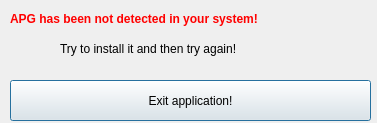
<?xml version="1.0" encoding="UTF-8"?>
<ui version="4.0">
 <class>ErrorNoApg</class>
 <widget class="QDialog" name="ErrorNoApg">
  <property name="geometry">
   <rect>
    <x>0</x>
    <y>0</y>
    <width>377</width>
    <height>123</height>
   </rect>
  </property>
  <property name="minimumSize">
   <size>
    <width>377</width>
    <height>123</height>
   </size>
  </property>
  <property name="maximumSize">
   <size>
    <width>377</width>
    <height>123</height>
   </size>
  </property>
  <property name="windowTitle">
   <string>No APG detected!</string>
  </property>
  <widget class="QPushButton" name="pushButton">
   <property name="geometry">
    <rect>
     <x>10</x>
     <y>80</y>
     <width>361</width>
     <height>41</height>
    </rect>
   </property>
   <property name="text">
    <string>Exit application!</string>
   </property>
  </widget>
  <widget class="QLabel" name="label">
   <property name="geometry">
    <rect>
     <x>10</x>
     <y>10</y>
     <width>361</width>
     <height>18</height>
    </rect>
   </property>
   <property name="font">
    <font>
     <weight>75</weight>
     <bold>true</bold>
    </font>
   </property>
   <property name="styleSheet">
    <string notr="true">color: red;</string>
   </property>
   <property name="text">
    <string>APG has been not detected in your system!</string>
   </property>
  </widget>
  <widget class="QLabel" name="label_2">
   <property name="geometry">
    <rect>
     <x>60</x>
     <y>40</y>
     <width>341</width>
     <height>18</height>
    </rect>
   </property>
   <property name="text">
    <string>Try to install it and then try again!</string>
   </property>
  </widget>
 </widget>
 <resources/>
 <connections/>
</ui>
